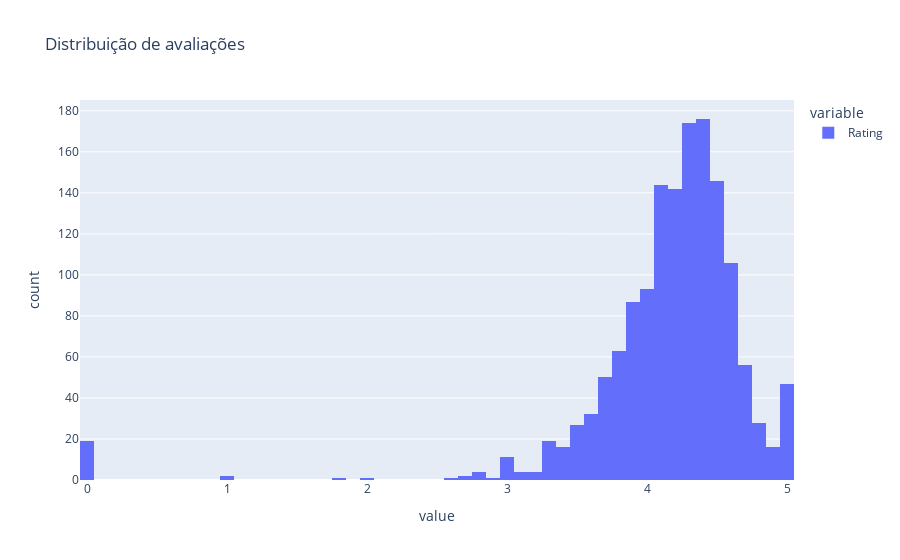

The cell this chart's notebook holds for it:
### Code cell
px.histogram(df["Rating"], title="Distribuição de avaliações")

### Figure 1 — Plotly figure (JSON) as saved in the notebook; plotly's stock layout.template omitted (floating-point values rounded to 4 significant figures; data arrays with more than 128 entries replaced by an {"elided": "..."} marker saying what was removed)
{"data": [{"alignmentgroup": "True", "bingroup": "x", "hovertemplate": "variable=Rating<br>value=%{x}<br>count=%{y}<extra></extra>", "legendgroup": "Rating", "marker": {"color": "#636efa", "pattern": {"shape": ""}}, "name": "Rating", "offsetgroup": "Rating", "orientation": "v", "showlegend": true, "type": "histogram", "x": {"elided": "1472 float values"}, "xaxis": "x", "yaxis": "y"}], "layout": {"barmode": "relative", "legend": {"title": {"text": "variable"}, "tracegroupgap": 0}, "title": {"text": "Distribuição de avaliações"}, "xaxis": {"anchor": "y", "domain": [0, 1], "title": {"text": "value"}}, "yaxis": {"anchor": "x", "domain": [0, 1], "title": {"text": "count"}}}}
